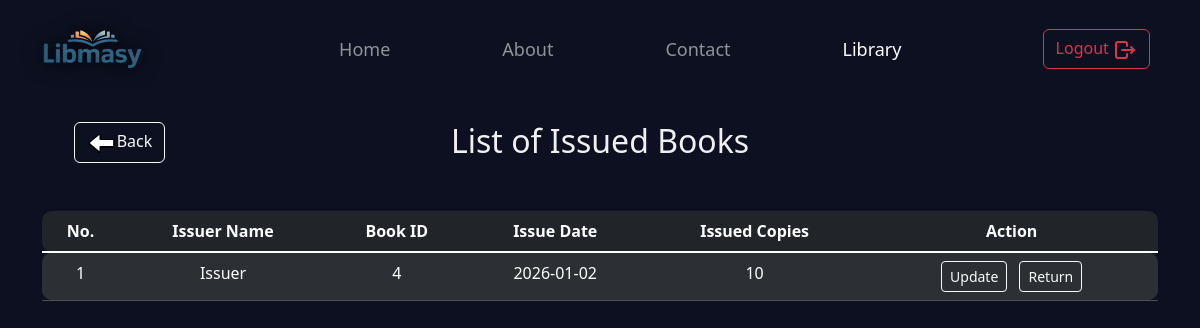
The app's page /library/1/issued_books/ (signed in) with its own data.
### newapp/models.py (models this page shows, shortened)
class IssuedBook(models.Model):
    library = models.ForeignKey(Library, on_delete=models.CASCADE)
    book = models.ForeignKey(Book,on_delete=models.CASCADE)
    issuer = models.CharField(max_length=20)
    copies = models.PositiveIntegerField(null=True, blank=True)
    issue_date = models.DateField(auto_now_add=True)
    return_date = models.DateField(null=True, blank=True)
    is_returned = models.BooleanField(default=False)

### newapp/views.py (the view)
# urls.py: path('<int:lib_id>/issued_books/', views.issued_books, name="issued_books"),
@login_required
def issued_books(request, lib_id):
    issued_books = IssuedBook.objects.filter(library=lib_id)
    serializer = IssueBookSerializer(issued_books, many=True)
    return render(request, 'issued_books.html', { 'issued_books': serializer.data, 'lib_id': lib_id })

### newapp/templates/issued_books.html (shortened to what this page needs)
{% extends "layout2.html" %}
{% load static %}
{% block contant %}
<div class="table-responsive container text-center mt-4 tab">
    <h2>List of Issued Books</h2>
    <div class="atag2">
        <a href="{% url 'open' lib_id %}" class="mt-3 btn btn-outline-light">
            <span><img class="arrow" src="{% static 'images/left.png' %}" alt="arrow"></span><span>Back</span>
        </a>
    </div>
    {% if not issued_books %}
      <h3 class="mt-5">No Book Issued Yet</h3>
    {% else %}
      <table class="table myTable table-striped table-dark mt-5">
          <thead>
              <tr>
                  <th scope="col">No.</th>
                  <th scope="col">Issuer Name</th>
                  <th scope="col">Book ID</th>
                  <th scope="col">Issue Date</th>
                  <th scope="col">Issued Copies</th>
                  <th scope="col">Action</th>
                </tr>
            </thead>
            <tbody class="table-group-divider">
                {% for book in issued_books %}
                <tr>
                    <td>{{forloop.counter}}</td>
                    <td>{{book.issuer}}</td>
                    <td>{{book.book}}</td>
                    <td>{{book.issue_date}}</td>
                    <td>{{book.copies}}</td>
                    <td>
                            <a href="{% url 'update' book.id lib_id %}" class="btn btn-sm btn-outline-light mx-1">
                                Update</a>
                            <a href="{% url 'return_book' book.id lib_id %}" class="btn btn-sm btn-outline-light mx-1">
                                Return</a>
                    </td>
                </tr>
                {% endfor %}
            </tbody>
        </table>
        {% endif %}
</div>
{% endblock %}

### static/css/style.css (style rules this page uses)
body { background-color: #0c1020; color: #f0f0f0; }
.tab { border-collapse: separate; border-spacing: 0; border-radius: 10px; }
tr:first-child th:first-child, tr:first-child td:first-child { border-top-left-radius: 10px; }
tr:first-child th:last-child, tr:first-child td:last-child { border-top-right-radius: 10px; }
tr:last-child th:first-child, tr:last-child td:first-child { border-bottom-left-radius: 10px; }
tr:last-child thlast-child, tr:last-child td:last-child { border-bottom-right-radius: 10px; }
.atag2 { width: 155px; margin-top: -62px; }
.myTable { width: 100%; }
.arrow { height: 25px; width: 30px; }

### records on screen
IssuedBook: issuer "Issuer", book "4", issue_date "2026-01-02", copies "10"
